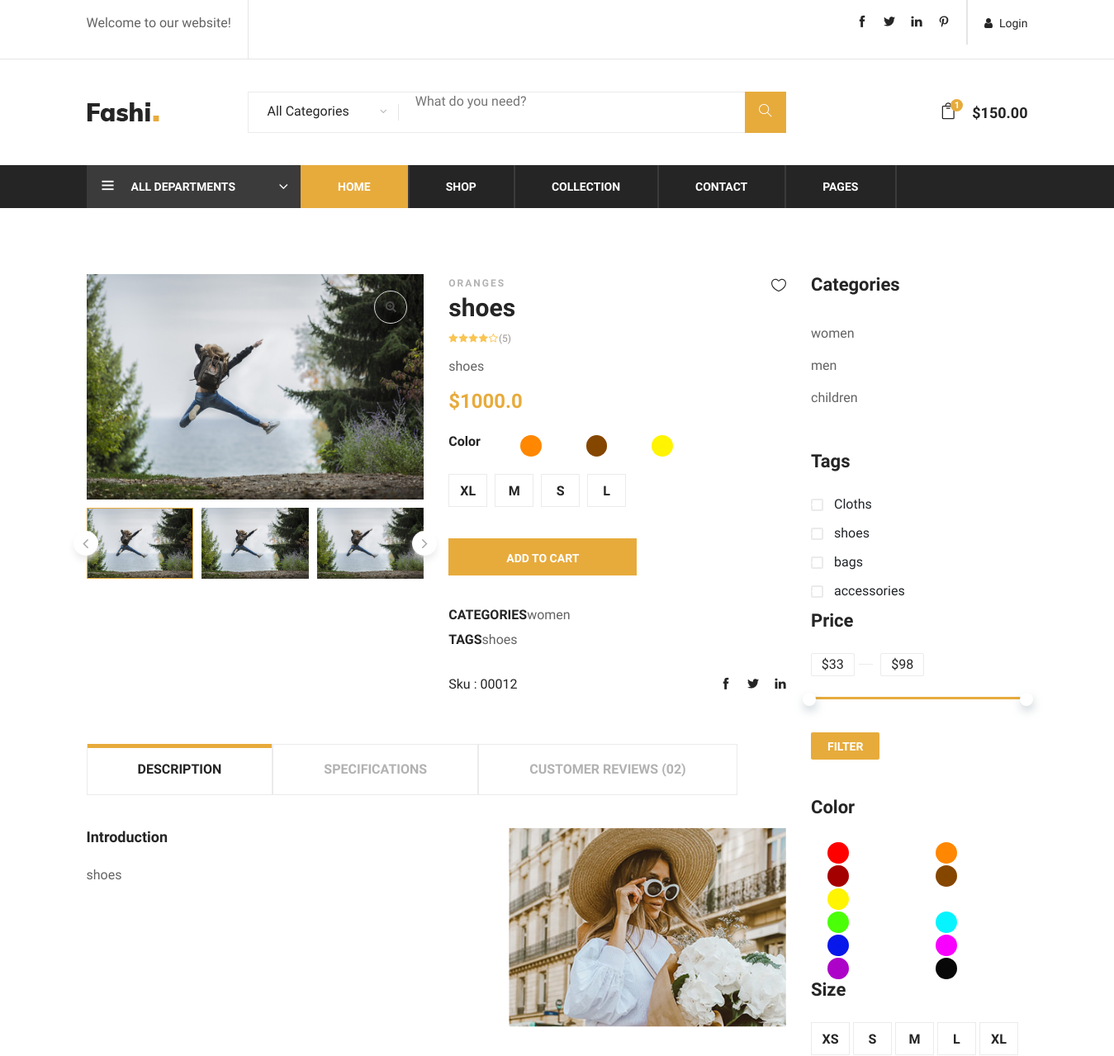
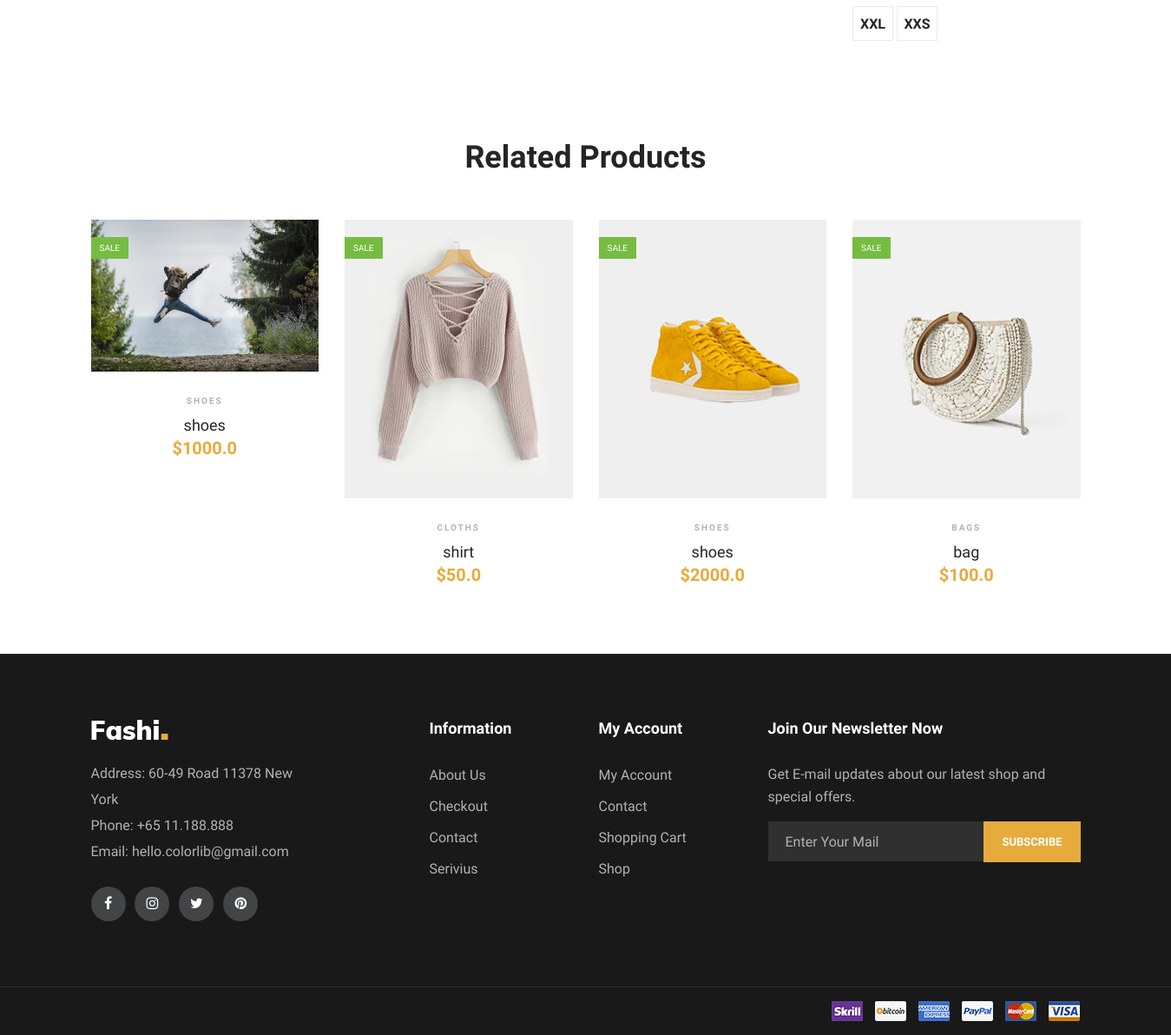
The page /fd2b8478-a4d2-4880-ab66-8c60811c102f/ on the database its author committed (2 pictures, top to bottom).
### products/models.py (models this page shows, shortened)
class Category(models.Model):
    name=models.CharField(max_length=300)
    image=models.ImageField(upload_to='cat-img/',default='/staticfiles/images/latest-1.jpg')
    Banner=models.ImageField(upload_to='cat-img/banner/',default='/staticfiles/images/latest-1.jpg')
    created=models.DateTimeField(auto_now_add=True)
    id=models.UUIDField(default=uuid.uuid4, unique=True, primary_key=True, editable=False)
    def __str__(self):
        return self.name

class Tag(models.Model):
    name=models.CharField(max_length=300)
    created=models.DateTimeField(auto_now_add=True)
    id=models.UUIDField(default=uuid.uuid4, unique=True, primary_key=True, editable=False)
    def __str__(self):
        return self.name

class Size(models.Model):
    name=models.CharField(max_length=10)
    created=models.DateTimeField(auto_now_add=True)
    id=models.UUIDField(default=uuid.uuid4 , unique=True, primary_key=True, editable=False)

class Product(models.Model):
    owner=models.ForeignKey(Profile,on_delete=models.CASCADE, null=True)
    tag=models.ForeignKey(Tag,null=True,blank=True,on_delete=models.SET_NULL)
    cat=models.ForeignKey(Category,null=True,blank=True,on_delete=models.SET_NULL)
    size=models.ManyToManyField(Size,null=True,blank=True)
    color=models.ManyToManyField(Color,null=True,blank=True)
    name=models.CharField(max_length=300)
    description=models.TextField(null=True,blank=True)
    image=models.ImageField(null=True, blank=True,upload_to='profiles/')
    brand=models.CharField(max_length = 150,null=True,blank=True)
    price=models.FloatField(default=0, null=True, blank=True)
    discount=models.IntegerField(default=0, null=True, blank=True)
    stock=models.IntegerField(default=0, null=True, blank=True)
    vote_total=models.IntegerField(default=0, null=True, blank=True)
    vote_ratio=models.IntegerField(default=0,null=True, blank=True)
    created=models.DateTimeField(auto_now_add=True)
    id=models.UUIDField(default=uuid.uuid4 , unique=True, primary_key=True, editable=False)
    @property
    def imageURL(self):
        try:
            img=self.image.url
        except:
            img=''
        return img

### products/views.py (the view)
# urls.py: path('<str:pk>/',views.getProduct,name='product'),
def getProduct(request,pk):
    page=True
    product=Product.objects.get(id=pk)
    products=Product.objects.all()
    cats=Category.objects.all()
    tags=Tag.objects.all()
    colors=Color.objects.all()
    sizes=Size.objects.all()
    context={'product':product,'cats':cats,'tags':tags,'products':products, 'colors':colors, 'sizes':sizes, 'page':page}
    return render(request,'products/product.html',context)

### products/templates/products/product.html (shortened to what this page needs)
   {% extends 'main.html'%}
   {% block content %}
                <div class="col-lg-9">
                    <div class="row">
                        <div class="col-lg-6">
                            <div class="product-pic-zoom">
                                <img class="product-big-img" src="{{product.imageURL}}" alt="">
                                <div class="zoom-icon">
                                    <i class="fa fa-search-plus"></i>
                                </div>
                            </div>
                            <div class="product-thumbs">
                                <div class="product-thumbs-track ps-slider owl-carousel">
                                    <div class="pt active" data-imgbigurl="img/product-single/product-1.jpg"><img
                                            src="{{product.imageURL}}" alt=""></div>
                                    <div class="pt" data-imgbigurl="img/product-single/product-2.jpg"><img
                                            src="{{product.imageURL}}" alt=""></div>
                                    <div class="pt" data-imgbigurl="img/product-single/product-3.jpg"><img
                                            src="{{product.imageURL}}" alt=""></div>
                                </div>
                            </div>
                        </div>
                        <div class="col-lg-6">
                            <div class="product-details">
                                <div class="pd-title">
                                    <span>oranges</span>
                                    <h3>{{product.name}}</h3>
                                    <a href="#" class="heart-icon"><i class="icon_heart_alt"></i></a>
                                </div>
                                <div class="pd-rating">
                                    <i class="fa fa-star"></i>
                                    <i class="fa fa-star"></i>
                                    <i class="fa fa-star"></i>
                                    <i class="fa fa-star"></i>
                                    <i class="fa fa-star-o"></i>
                                    <span>(5)</span>
                                </div>
                                <div class="pd-desc">
                                    <p>{{product.description}}</p>
                                    <h4>${{product.price}} </h4>
                                </div>
                                <div class="pd-color">
                                    <h6>Color</h6>
                                    <div class="pd-color-choose">
                                        {% for color in product.color.all %}
                                        <div class="cc-item">
                                            <a href="" style="font-size: 5px;  background-color: {{color.color}};color: {{color.color}};  border-radius:20px; border-color:#504e4d; padding:10px; margin:20px">dd</a>
                                        </div>
                                        {% endfor %}
                                    </div>
                                </div>
                                <div class="pd-size-choose">
                                    {% for size in product.size.all %}
                                    <div class="sc-item">
                                        <label for="{{size.name}}-size">{{size.name}}</label>
                                    </div>
                                    {% endfor %}
                                </div>
                                <div class="quantity">
                                    <a href="{% url 'orders' %}?q={{product.id}}" class="primary-btn pd-cart">Add To Cart</a>
                                </div>
                                <ul class="pd-tags">
                                    <li><span>CATEGORIES</span>{{product.cat}}</li>
                                    <li><span>TAGS</span>{{product.tag}}</li>
                                </ul>
                                <div class="pd-share">
                                    <div class="p-code">Sku : 00012</div>
                                    <div class="pd-social">
                                        <a href="#"><i class="ti-facebook"></i></a>
                                        <a href="#"><i class="ti-twitter-alt"></i></a>
                                        <a href="#"><i class="ti-linkedin"></i></a>
                                    </div>
                                </div>
                            </div>
                        </div>
                    </div>
                    <div class="product-tab">
                        <div class="tab-item">
                            <ul class="nav" role="tablist">
                                <li>
                                    <a class="active" data-toggle="tab" href="#tab-1" role="tab">DESCRIPTION</a>
                                </li>
                                <li>
                                    <a data-toggle="tab" href="#tab-2" role="tab">SPECIFICATIONS</a>
                                </li>
                                <li>
                                    <a data-toggle="tab" href="#tab-3" role="tab">Customer Reviews (02)</a>
                                </li>
                            </ul>
                        </div>
                        <div class="tab-item-content">
                            <div class="tab-content">
                                <div class="tab-pane fade-in active" id="tab-1" role="tabpanel">
                                    <div class="product-content">
                                        <div class="row">
                                            <div class="col-lg-7">
                                                <h5>Introduction</h5>
                                                <p>{{product.description}} </p>
                                            </div>
                                            <div class="col-lg-5">
                                                <img src="{{product.cat.Banner}}" alt="">
                                            </div>
                                        </div>
                                    </div>
                                </div>
                            </div>
                        </div>
                    </div>
                </div>
            </div>
        </div>
    </section>
       <div class="related-products spad">
        <div class="container">
            <div class="row">
                <div class="col-lg-12">
                    <div class="section-title">
                        <h2>Related Products</h2>
                    </div>
                </div>
            </div>
            <div class="row">
                {% for pt in products %}
                {% if pt.cat.name == product.cat.name or pt.tag.name == product.tag.name %}
                <div class="col-lg-3 col-sm-6">
                    <div class="product-item">
                        <div class="pi-pic">
                            <img src="{{pt.imageURL}}" alt="">
                            <div class="sale">Sale</div>
                        </div>
                        <div class="pi-text">
                            <div class="catagory-name">{{pt.tag}}</div>
                            <a href="#">
                                <h5>{{pt.name}} </h5>
                            </a>
                            <div class="product-price">
                                ${{pt.price}}
                            </div>
                        </div>
                    </div>
                </div>
                {% endif %}
               {% endfor %}
            </div>
        </div>
    </div>
    {% endblock %}

### templates/filter.html (shortened to what this page needs)
{% load static %}
<section class="product-shop spad page-details">
            <div class="container">
<div class="row">
<div class="col-lg-3 col-md-6 col-sm-8 order-2 order-lg-1 produts-sidebar-filter">
    <div class="filter-widget">
        <h4 class="fw-title">Categories</h4>
        <ul class="filter-catagories">
            {% for cat in cats %}
            <li><a href="{% url 'shop' %}?q=cat,{{cat.id}}">{{cat.name}}</a></li>
            {% endfor %}
        </ul>
    </div>
    <div class="filter-widget">
        <h4 class="fw-title">Tags</h4>
        <div class="fw-brand-check">
            {% for tag in tags %}
            <div class="bc-item">
                <label for="bc-calvin">
                    {{tag.name}}
                    <a href="{% url 'shop' %}?q=tag,{{tag.id}}"><span class="checkmark"></span></a>
                </label>
            </div>
            {% endfor%}
    </div>
    <div class="filter-widget">
        <h4 class="fw-title">Price</h4>
        <div class="filter-range-wrap">
            <div class="range-slider">
                <div class="price-input">
                    <input type="text" id="minamount">
                    <input type="text" id="maxamount">
                </div>
            </div>
            <div class="price-range ui-slider ui-corner-all ui-slider-horizontal ui-widget ui-widget-content"
                data-min="33" data-max="98">
                <span tabindex="0" class="ui-slider-handle ui-corner-all ui-state-default"></span>
                <span tabindex="0" class="ui-slider-handle ui-corner-all ui-state-default"></span>
            </div>
        </div>
        <a href="#" class="filter-btn">Filter</a>
    </div>
    <div class="filter-widget">
        <h4 class="fw-title">Color</h4>
        <div class="fw-color-choose">
            {% for color in colors %}
            <div class="cs-item">
                <a href="{% url 'shop' %}?q=color,{{color.id}}" style="font-size: 5px;  background-color: {{color.color}};color: {{color.color}};  border-radius:20px; border-color:#504e4d; padding:10px; margin:20px">dd</a>
            </div>
            {% endfor %}
        </div>
    </div>
    <div class="filter-widget">
        <h4 class="fw-title">Size</h4>
        <div class="fw-size-choose">
            {% for size in sizes %}
            <a href="{% url 'shop' %}?q=size,{{size.id}}">
            <div class="sc-item">
                <label for="{{size.name}}-size">{{size.name}}</label>
            </div>
        </a>
            {% endfor %}
        </div>
    </div>
</div>
</div>

### rows shown on the page
Category: name "women"
Category: name "men"
Category: name "children"
Tag: name "Cloths"
Tag: name "shoes"
Tag: name "bags"
Tag: name "accessories"
Size: name "XS"
Size: name "S"
Size: name "M"
Size: name "L"
Size: name "XL"
Size: name "XXL"
Size: name "XXS"
Product: imageURL (picture), name "shoes", description "shoes", price "1000.0", cat "women", tag "shoes", cat.Banner (picture), tag "SHOES"
Product: imageURL (picture), tag "CLOTHS", name "shirt", price "50.0"
Product: imageURL (picture), tag "SHOES", name "shoes", price "2000.0"
Product: imageURL (picture), tag "BAGS", name "bag", price "100.0"
